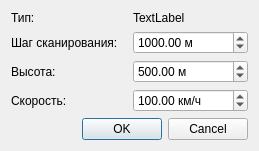
<?xml version="1.0" encoding="UTF-8"?>
<ui version="4.0">
 <class>ScanAreaDialog</class>
 <widget class="QDialog" name="ScanAreaDialog">
  <property name="geometry">
   <rect>
    <x>0</x>
    <y>0</y>
    <width>259</width>
    <height>119</height>
   </rect>
  </property>
  <property name="windowTitle">
   <string>Создать маршрут</string>
  </property>
  <layout class="QGridLayout" name="gridLayout">
   <item row="1" column="0">
    <widget class="QLabel" name="label_7">
     <property name="enabled">
      <bool>true</bool>
     </property>
     <property name="text">
      <string>Шаг сканирования:</string>
     </property>
    </widget>
   </item>
   <item row="2" column="1">
    <widget class="QDoubleSpinBox" name="heightBox">
     <property name="enabled">
      <bool>true</bool>
     </property>
     <property name="suffix">
      <string> м</string>
     </property>
     <property name="minimum">
      <double>0.100000000000000</double>
     </property>
     <property name="maximum">
      <double>40000000.000000000000000</double>
     </property>
     <property name="singleStep">
      <double>50.000000000000000</double>
     </property>
     <property name="value">
      <double>500.000000000000000</double>
     </property>
    </widget>
   </item>
   <item row="3" column="1">
    <widget class="QDoubleSpinBox" name="speedBox">
     <property name="enabled">
      <bool>true</bool>
     </property>
     <property name="suffix">
      <string> км/ч</string>
     </property>
     <property name="minimum">
      <double>0.100000000000000</double>
     </property>
     <property name="maximum">
      <double>2000.000000000000000</double>
     </property>
     <property name="singleStep">
      <double>10.000000000000000</double>
     </property>
     <property name="value">
      <double>100.000000000000000</double>
     </property>
    </widget>
   </item>
   <item row="1" column="1">
    <widget class="QDoubleSpinBox" name="deltaBox">
     <property name="enabled">
      <bool>true</bool>
     </property>
     <property name="suffix">
      <string> м</string>
     </property>
     <property name="minimum">
      <double>0.100000000000000</double>
     </property>
     <property name="maximum">
      <double>40000000.000000000000000</double>
     </property>
     <property name="singleStep">
      <double>100.000000000000000</double>
     </property>
     <property name="value">
      <double>1000.000000000000000</double>
     </property>
    </widget>
   </item>
   <item row="3" column="0">
    <widget class="QLabel" name="label_2">
     <property name="enabled">
      <bool>true</bool>
     </property>
     <property name="text">
      <string>Скорость:</string>
     </property>
    </widget>
   </item>
   <item row="2" column="0">
    <widget class="QLabel" name="label">
     <property name="enabled">
      <bool>true</bool>
     </property>
     <property name="text">
      <string>Высота:</string>
     </property>
    </widget>
   </item>
   <item row="4" column="0" colspan="2">
    <widget class="QDialogButtonBox" name="buttonBox">
     <property name="orientation">
      <enum>Qt::Horizontal</enum>
     </property>
     <property name="standardButtons">
      <set>QDialogButtonBox::Cancel|QDialogButtonBox::Ok</set>
     </property>
    </widget>
   </item>
   <item row="0" column="0">
    <widget class="QLabel" name="label_3">
     <property name="text">
      <string>Тип:</string>
     </property>
    </widget>
   </item>
   <item row="0" column="1">
    <widget class="QLabel" name="scanType">
     <property name="text">
      <string>TextLabel</string>
     </property>
    </widget>
   </item>
  </layout>
 </widget>
 <resources/>
 <connections>
  <connection>
   <sender>buttonBox</sender>
   <signal>accepted()</signal>
   <receiver>ScanAreaDialog</receiver>
   <slot>accept()</slot>
   <hints>
    <hint type="sourcelabel">
     <x>248</x>
     <y>254</y>
    </hint>
    <hint type="destinationlabel">
     <x>157</x>
     <y>274</y>
    </hint>
   </hints>
  </connection>
  <connection>
   <sender>buttonBox</sender>
   <signal>rejected()</signal>
   <receiver>ScanAreaDialog</receiver>
   <slot>reject()</slot>
   <hints>
    <hint type="sourcelabel">
     <x>316</x>
     <y>260</y>
    </hint>
    <hint type="destinationlabel">
     <x>286</x>
     <y>274</y>
    </hint>
   </hints>
  </connection>
 </connections>
</ui>
